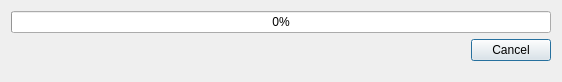
<?xml version="1.0" encoding="UTF-8"?>
<ui version="4.0">
 <class>downloadDialog</class>
 <widget class="QDialog" name="downloadDialog">
  <property name="geometry">
   <rect>
    <x>0</x>
    <y>0</y>
    <width>562</width>
    <height>82</height>
   </rect>
  </property>
  <property name="windowTitle">
   <string>Downloading: </string>
  </property>
  <property name="windowIcon">
   <iconset resource="eepe.qrc">
    <normaloff>:/icon.ico</normaloff>:/icon.ico</iconset>
  </property>
  <layout class="QVBoxLayout" name="verticalLayout">
   <item>
    <widget class="QProgressBar" name="progressBar">
     <property name="value">
      <number>0</number>
     </property>
    </widget>
   </item>
   <item>
    <widget class="QDialogButtonBox" name="buttonBox">
     <property name="orientation">
      <enum>Qt::Horizontal</enum>
     </property>
     <property name="standardButtons">
      <set>QDialogButtonBox::Cancel</set>
     </property>
    </widget>
   </item>
   <item>
    <spacer name="verticalSpacer">
     <property name="orientation">
      <enum>Qt::Vertical</enum>
     </property>
     <property name="sizeHint" stdset="0">
      <size>
       <width>20</width>
       <height>40</height>
      </size>
     </property>
    </spacer>
   </item>
  </layout>
 </widget>
 <resources>
  <include location="eepe.qrc"/>
 </resources>
 <connections>
  <connection>
   <sender>buttonBox</sender>
   <signal>accepted()</signal>
   <receiver>downloadDialog</receiver>
   <slot>accept()</slot>
   <hints>
    <hint type="sourcelabel">
     <x>248</x>
     <y>254</y>
    </hint>
    <hint type="destinationlabel">
     <x>157</x>
     <y>274</y>
    </hint>
   </hints>
  </connection>
  <connection>
   <sender>buttonBox</sender>
   <signal>rejected()</signal>
   <receiver>downloadDialog</receiver>
   <slot>reject()</slot>
   <hints>
    <hint type="sourcelabel">
     <x>316</x>
     <y>260</y>
    </hint>
    <hint type="destinationlabel">
     <x>286</x>
     <y>274</y>
    </hint>
   </hints>
  </connection>
 </connections>
</ui>
